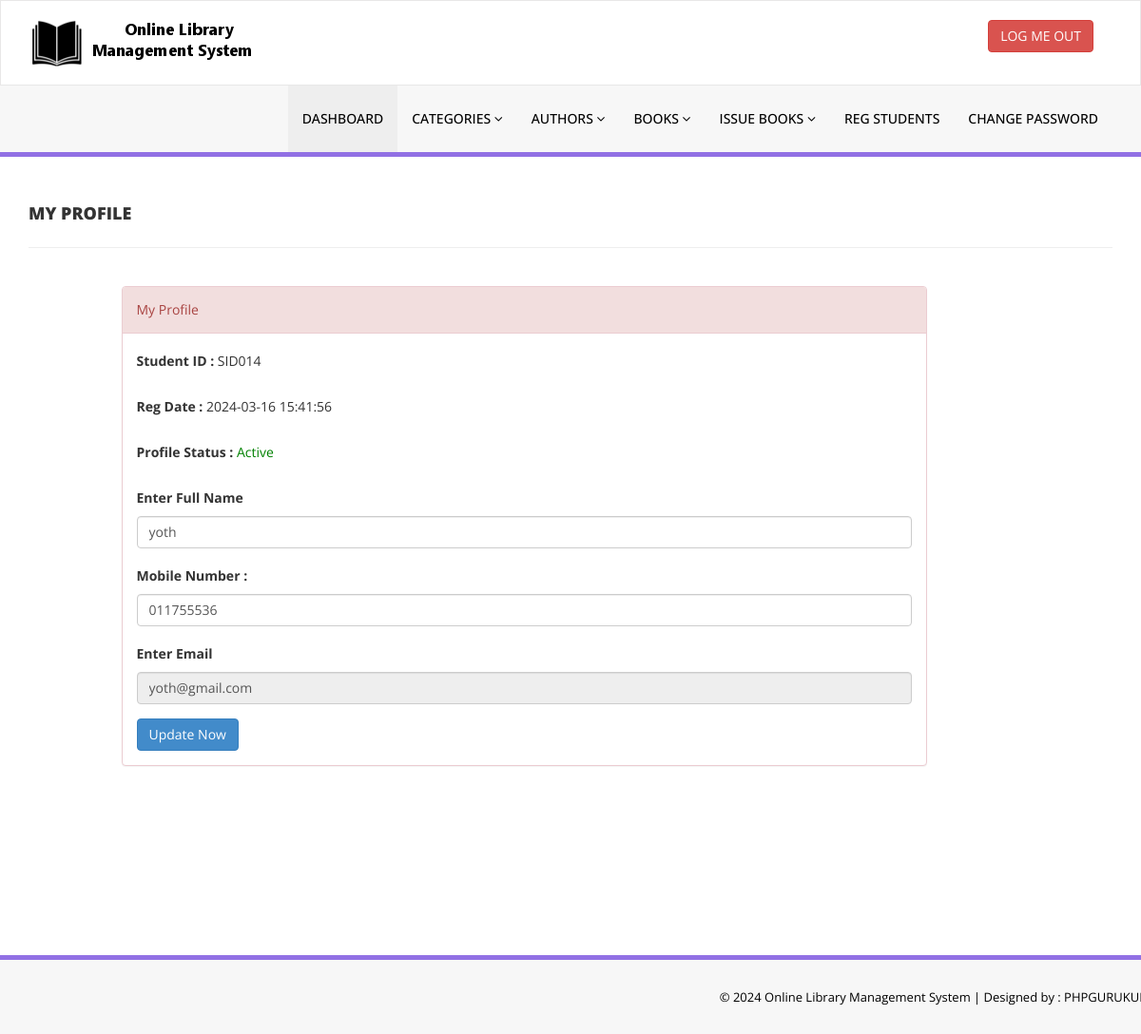
The app's page /my-profile.php (signed in) with its own data.
### tables this page shows
CREATE TABLE `tblstudents` (
  `id` int(11) NOT NULL,
  `StudentId` varchar(100) DEFAULT NULL,
  `FullName` varchar(120) DEFAULT NULL,
  `EmailId` varchar(120) DEFAULT NULL,
  `MobileNumber` char(11) DEFAULT NULL,
  `Password` varchar(120) DEFAULT NULL,
  `Status` int(1) DEFAULT NULL,
  `RegDate` timestamp NULL DEFAULT CURRENT_TIMESTAMP,
  `UpdationDate` timestamp NULL DEFAULT NULL ON UPDATE CURRENT_TIMESTAMP
);

### my-profile.php (the view, shortened to what this page needs)
<?php
include('includes/config.php');
if(strlen($_SESSION['login'])==0)
    {
header('location:index.php');
}
else{
?>
<!DOCTYPE html>
<html xmlns="http://www.w3.org/1999/xhtml">
<head>
    <link href="assets/css/bootstrap.css" rel="stylesheet" />
    <link href="assets/css/font-awesome.css" rel="stylesheet" />
    <link href="assets/css/style.css" rel="stylesheet" />
</head>
<body>
<?php include('includes/header.php');?>
    <div class="content-wrapper">
         <div class="container">
        <div class="row pad-botm">
            <div class="col-md-12">
                <h4 class="header-line">My Profile</h4>
                            </div>
        </div>
             <div class="row">
<div class="col-md-9 col-md-offset-1">
               <div class="panel panel-danger">
                        <div class="panel-heading">
                           My Profile
                        </div>
                        <div class="panel-body">
                            <form name="signup" method="post">
<?php
$sid=$_SESSION['stdid'];
$sql="SELECT StudentId,FullName,EmailId,MobileNumber,RegDate,UpdationDate,Status from  tblstudents  where StudentId=:sid ";
$query = $dbh -> prepare($sql);
$query-> bindParam(':sid', $sid, PDO::PARAM_STR);
$query->execute();
$results=$query->fetchAll(PDO::FETCH_OBJ);
if($query->rowCount() > 0)
{
foreach($results as $result)
{               ?>
<div class="form-group">
<label>Student ID : </label>
<?php echo htmlentities($result->StudentId);?>
</div>
<div class="form-group">
<label>Reg Date : </label>
<?php echo htmlentities($result->RegDate);?>
</div>
<div class="form-group">
<label>Profile Status : </label>
<?php if($result->Status==1){?>
<span style="color: green">Active</span>
<?php } else { ?>
<span style="color: red">Blocked</span>
<?php }?>
</div>
<div class="form-group">
<label>Enter Full Name</label>
<input class="form-control" type="text" name="fullanme" value="<?php echo htmlentities($result->FullName);?>" autocomplete="off" required />
</div>
<div class="form-group">
<label>Mobile Number :</label>
<input class="form-control" type="text" name="mobileno" maxlength="10" value="<?php echo htmlentities($result->MobileNumber);?>" autocomplete="off" required />
</div>
<div class="form-group">
<label>Enter Email</label>
<input class="form-control" type="email" name="email" id="emailid" value="<?php echo htmlentities($result->EmailId);?>"  autocomplete="off" required readonly />
</div>
<?php }} ?>
<button type="submit" name="update" class="btn btn-primary" id="submit">Update Now </button>
                                    </form>
                            </div>
                        </div>
                            </div>
        </div>
    </div>
    </div>
    <?php include('includes/footer.php');?>
</body>
</html>
<?php } ?>

### assets/css/style.css (style rules this page uses)
.content-wrapper { margin-top: 40px; min-height:800px; padding-bottom:90px; }
.header-line { font-weight:900; padding-bottom:25px; border-bottom:1px solid #eeeeee; text-transform:uppercase; }
.pad-botm { padding-bottom:30px; }

### records on screen
tblstudents: StudentId "SID014", RegDate "2024-03-16 15:41:56", Status "Active", fullanme "yoth", mobileno "011755536", email "yoth@gmail.com"
